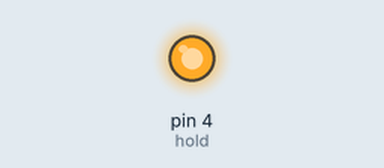
This program was run on a simulated MicroPython board. On the bench: output pins drawn as LEDs (lit = HIGH). At 0.0 s the program stops and its outputs stay as they are.

Above: at 0.1 s.
Timing chart, 0 to 1.5 s (numbered marks = the images above):
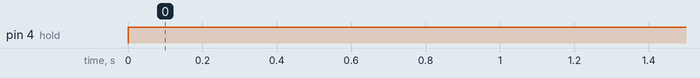

Measured:
- by itself, pin 4 (hold): LOW → HIGH at 0.00 s

The program:

main.py
```python
from machine import Pin

# ПЕРШИМ — утримати живлення, поки кнопку ще тримають
hold = Pin(4, Pin.OUT, value=1)          # latch on: одразу HIGH
key  = Pin(5, Pin.IN, Pin.PULL_UP)       # читає стан кнопки

# ... решта ініціалізації ...

def power_off():
    # Самовимкнення: знімаємо утримання — живлення рветься
    hold.value(0)
    # Цей рядок вже не виконається — МК мертвий
```
